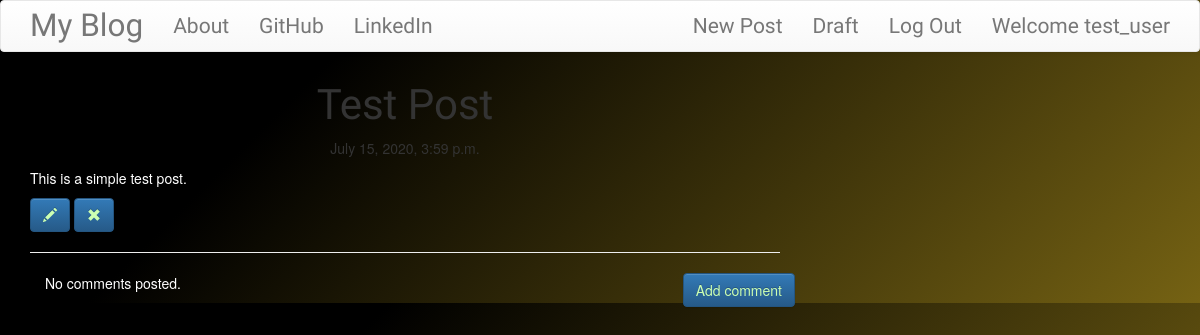
Screenshot of /post/1 (signed in) with the database file from the repository.
### blog/models.py (models this page shows, shortened)
class Post(models.Model):
    author = models.ForeignKey('auth.User', on_delete=models.CASCADE)
    title = models.CharField(max_length=200)
    text = models.TextField()
    created_date = models.TimeField(default=timezone.now)
    published_date = models.DateTimeField(blank=True,null=True)

### blog/views.py (the view)
# urls.py: url(r'^post/(?P<pk>\d+)$', views.PostDetailView.as_view(), name='post_detail'),
class PostDetailView(DetailView):
    model = Post

### blog/templates/blog/post_detail.html
{% extends 'blog/base.html' %}
{% block content %}
        <h1 class='posttitle loader'>{{ post.title }}</h1>
        {% if post.published_date %}
            <div class="date postdate">
                {{ post.published_date }}
            </div>
        {% else %}
            <a class="btn btn-default" href="{% url 'post_publish' pk=post.pk %}">Publish</a>
        {% endif %}
      <p class='postcontent'>{{ post.text|safe|linebreaksbr }}</p>
      {% if user.is_authenticated %}
          <a class="btn btn-primary" href="{% url 'post_edit' pk=post.pk %}"><span class="glyphicon glyphicon-pencil"></span></a>
          <a class="btn btn-primary" href="{% url 'post_remove' pk=post.pk %}"><span class="glyphicon glyphicon-remove"></span></a>
      {% endif %}
  <hr>
  <a class="btn btn-primary btn-comment" href="{% url 'add_comment_to_post' pk=post.pk %}">Add comment</a>
  <div class="container">
  {% for comment in post.comments.all %}
  <br>
      {% if user.is_authenticated or comment.approved_comment %}
              {{ comment.created_date }}
              {% if not comment.approved_comment %}
                  <a class="btn btn-default" href="{% url 'comment_remove' pk=comment.pk %}"><span class="glyphicon glyphicon-remove"></span></a>
                  <a class="btn btn-default" href="{% url 'comment_approve' pk=comment.pk %}"><span class="glyphicon glyphicon-ok"></span></a>
              {% endif %}
          <p>{{ comment.text|safe|linebreaks }}</p>
          <p>Posted by: <strong>{{ comment.author }}</strong></p>
      {% endif %}
  {% empty %}
      <p>No comments posted.</p>
  {% endfor %}
</div>
{% endblock %}

### blog/templates/blog/base.html (shortened to what this page needs)
<!DOCTYPE html>
{% load static %}
<html lang="en" dir="ltr">
  <head>
    <link rel="stylesheet" href="https://maxcdn.bootstrapcdn.com/bootstrap/3.3.7/css/bootstrap.min.css">
    <link rel="stylesheet" href="https://maxcdn.bootstrapcdn.com/bootstrap/3.3.7/css/bootstrap-theme.min.css">
    <link rel="stylesheet" href="//cdn.jsdelivr.net/npm/medium-editor@latest/dist/css/medium-editor.min.css" type="text/css" media="screen" charset="utf-8">
    <link rel="stylesheet" href="{% static 'css/blog.css' %}">
  </head>
  <body>
    <div class="grad">
    <nav class="navbar navbar-default techfonts custom-navbar">
      <div class="container">
        <ul class="nav navbar-nav">
          <li><a class="navbar-brand bigbrand" href="{% url 'post_list' %}">My Blog</a></li>
          <li><a href="{% url 'about' %}">About</a></li>
          <li><a href="https://www.github.com/strider187">GitHub</a></li>
          <li><a href="https://www.linkedin.com/in/strider187">LinkedIn</a></li>
        </ul>
        <ul class="nav navbar-nav navbar-right">
          {% if user.is_authenticated %}
            <li>
              <a href="{% url 'post_new' %}">New Post</a>
            </li>
            <li>
              <a href="{% url 'post_draft_list' %}">Draft</a>
            </li>
            <li>
              <a href="{% url 'logout' %}">Log Out</a>
            </li>
            <li>
              <a>Welcome {{ user.username }}</a>
            </li>
          {% else %}
          <li>
            <a href="{% url 'login' %}"><span class="glyphicon glyphicon-user"></span></a>
          </li>
          {% endif %}
        </ul>
      </div>
    </nav>
    <div class="content container">
      <div class="row">
        <div class="col-md-8">
          <div class="blog_posts">
            {% block content %}
            {% endblock %}
          </div>
        </div>
      </div>
    </div>
    </div>
  </body>
</html>

### blog/static/css/blog.css (style rules this page uses)
a:link { color: #ccffb3; }
p { color: white; }
body { background-color: #756213; background-image: linear-gradient(315deg, #756213 0%, #000000 74%); }
.techfonts { font-family: 'Merienda One', sans-serif; font-size: 1.5em; margin-bottom: 10px; }
.bigbrand { font-size: 1.5em; }
.postdate { text-align: center; }
.posttitle { font-family: 'Merienda One', cursive; font-size: 3em; text-align: center; }
.postcontent { font-family: 'Parisienne', sans-serif; font-size: 1.5em; }
.btn-comment { position: absolute; right: 0px; }
.loader { filter:hue-rotate(0deg); color:linear-gradient(45deg,#0f8,#08f); animation:hue 10000ms infinite linear; }

### rows the page displays
Post: title "Test Post", published_date "July 15, 2020, 3:59 p.m.", text "This is a simple test post."

### other values shown
{{ user.username }} "test_user"
